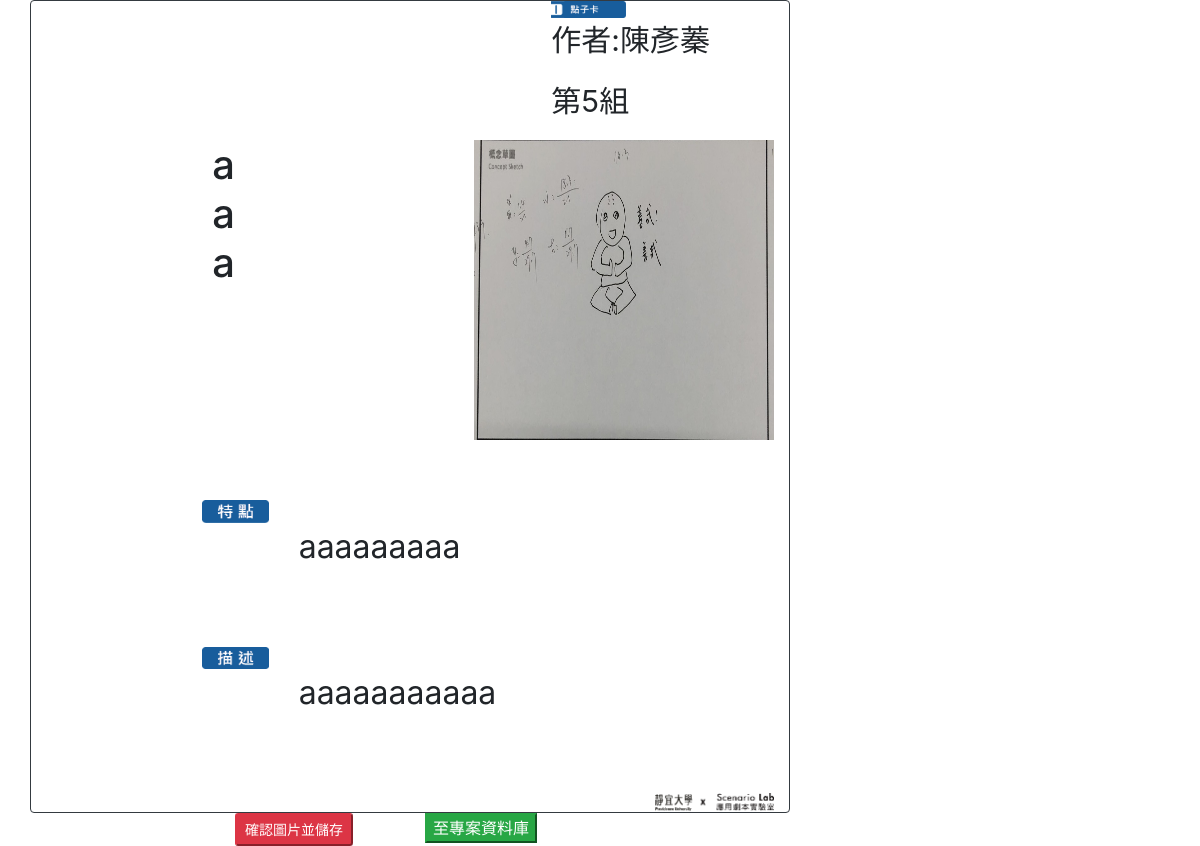
The page /preview_card/96 on the database its author committed.
### login/models.py (models this page shows, shortened)
class User(models.Model):
    gender = (
        ('guest', "學生"),
        ('teacher', "引導師"),
    )
    c_name = models.CharField(max_length=128, default="學生姓名")
    name = models.CharField(max_length=128, unique=True)
    password = models.CharField(max_length=256)
    email = models.EmailField(unique=True)
    identify = models.CharField(max_length=123, choices=gender, default='guest')
    c_time = models.DateTimeField(auto_now_add=True)
    class Meta:
        ordering = ["-c_time"]
        verbose_name = "用户"
        verbose_name_plural = "用户"

class Group(models.Model):
    group = models.CharField(max_length=128, null=True, blank=True)
    group_user = models.ManyToManyField(User, blank=True,related_name='user_user')
    activate = models.ForeignKey('CreateActivate', on_delete=models.CASCADE, blank=True)
    def __str__(self):
        return self.group

### pbltest/models.py (models this page shows, shortened)
class Card(models.Model):
    title = models.CharField(max_length=100)
    author = models.ForeignKey('login.User', on_delete=models.CASCADE, null=True, blank=True)
    context = models.TextField(blank=True)
    context1 = models.TextField(blank=True)
    created_date = models.DateTimeField(auto_now_add=True, null=True, blank=True)
    published_date = models.DateTimeField(auto_now=True, null=True, blank=True)
    cover = models.ForeignKey('UPCard', on_delete=models.CASCADE, null=True, blank=True)
    group = models.ForeignKey('login.Group', on_delete=models.CASCADE, null=True, blank=True)
    activate = models.ForeignKey('login.CreateActivate', on_delete=models.CASCADE, null=True, blank=True)
    class Meta:
        verbose_name_plural = "Card"

### pbltest/views.py (the view, shortened to what this page needs)
# urls.py: path('preview_card/<int:pk>', preview_card, name='preview_card'),
def preview_card(request, pk):
    unit = Card.objects.get(id=pk)
    id = unit.author
    user = User.objects.filter(id=id).values()[0]
    global bools
    bools = False
    context = {
        'unit': unit,
        'user': user
    }
    test = TestCard()
    return render(request,  'Card/final_card.html', context)

### templates/Card/final_card.html (shortened to what this page needs)
 {% load static %}
 {% include "tool/bootstrapt_3.4.html" %}
<div class="container">
<div class="row" id="chart3">
        <div class="col-md-8 col-sm-8 border border-dark rounded" >
            <div class="row">
                 <div class="col-md-8 col-sm-8"></div>
                <div class="col-md-4 col-sm-4">
                    <div id="card-idea"></div>
                </div>
            </div>
            <div class="row">
                <div class="col-md-8 col-sm-8"></div>
                <div class="col-md-4 col-sm-4">
                 <p style="font-size:30px;">作者:{{ user.c_name}}</p>
                    <p style="font-size:30px;">{{ unit.group}}</p>
                </div>
            </div>
            <div class="row">
                <div class="col-md-2 col-sm-2"></div>
                <div class="col-md-2 col-sm-2">
                    <h1 style="text-orientation: upright;writing-mode: vertical-lr;">{{ unit.title }}</h1><br>
                 </div>
                <div class="col-md-8 col-sm-8">
                </div>
            </div>
            <div class="row">
                <div class="col-md-4 col-sm-4">
                </div>
            </div>
            <div class="row">
                <div class="col-md-4 col-sm-4"></div>
                <div class="col-md-8 col-sm-8">
                    <div id="card-text"></div>
                </div>
            </div>
            <div class="row">
                <div class="col-md-4 col-sm-4">
                    <div id="card-context"> </div><br>
                </div>
            </div>
            <div class="row">
                <div class ="col-md-4 col-sm-4"></div>
                <div class="col-md-8 col-sm-8">
                    <div id="card-text1"> </div>
                </div>
            </div>
        <div class="row">
                <div class="col-md-4 col-sm-4"></div>
                <div class="col-md-8 col-sm-8">
                </div>
            </div>
        </div>
</div>
    <div class="row">
                <div class="col-md-2 col-sm-2"></div>
                <div class="col-md-2 col-sm-2">
                <button id="btnSave" class="btn-sm btn-danger" onclick="screenshot1()">確認圖片並儲存</button>
                </div>
        <div class="col-md-2 col-sm-2">
            <a href={% url "card_manage"%}> <button class="btn-success">至專案資料庫</button></a>
        </div>
                </div>
</div>
</body>

### rows shown on the page
User: c_name "陳彥蓁"
Card: group "第5組", title "aaa"
